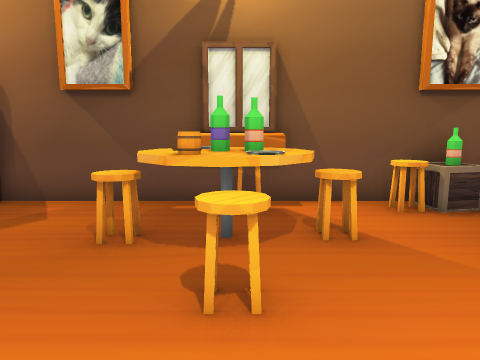
[1] (above)

17 first-person views from a walk through a Godot game level. The camera is 1.2 m above the floor, tilts 8° down and sees 70° across. The floor is counted in squares, 0.75 m on a side. Each view is taken from the middle of a square. On the plan, view 1 faces up. The plan holds only what a view shows up to about 16 squares ahead; the rest is blank. Characters and animated objects are not drawn. Some surface patterns are stand-ins.

[2]
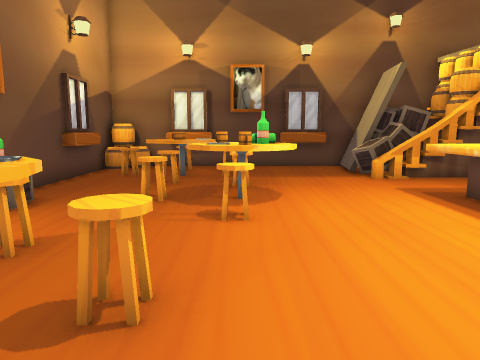

[3]
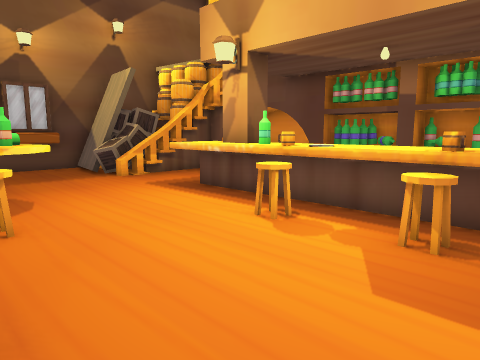

[4]
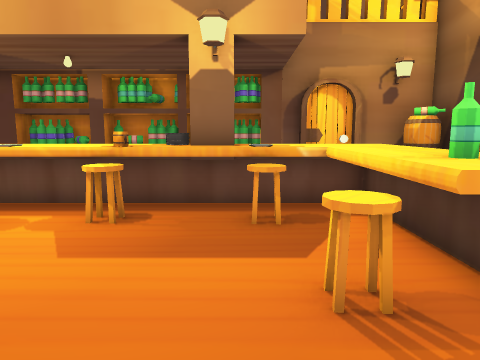

[5]
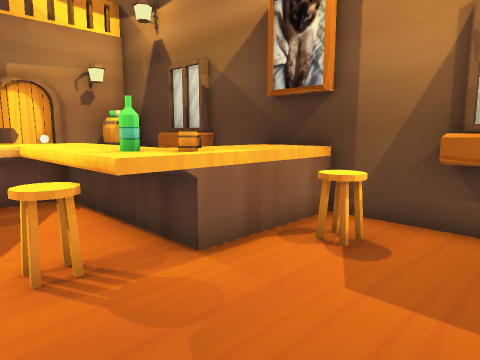

[6]
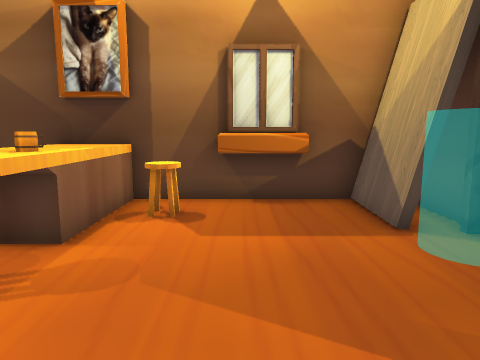

[7]
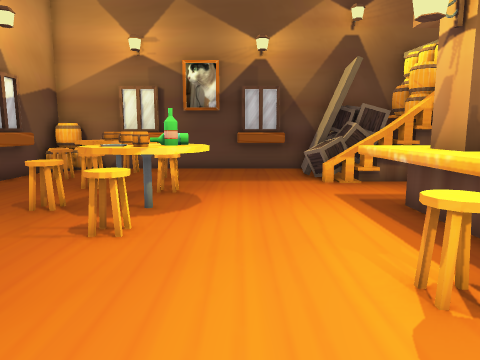

[8]
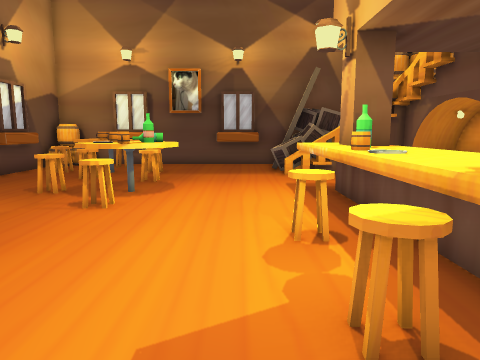

[9]
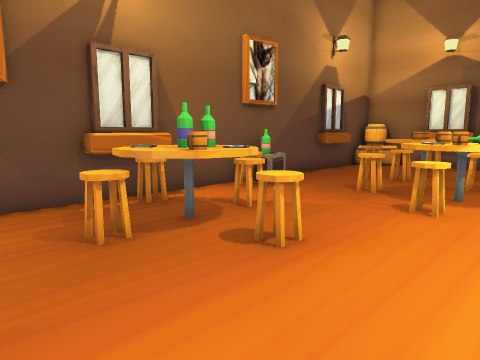

[10]
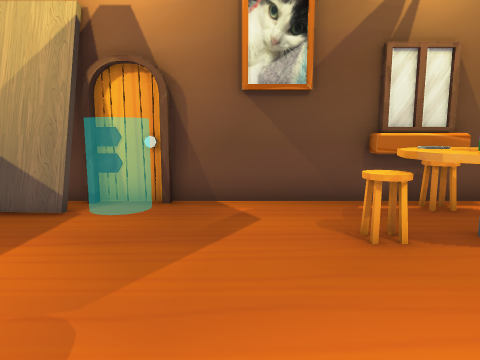

[11]
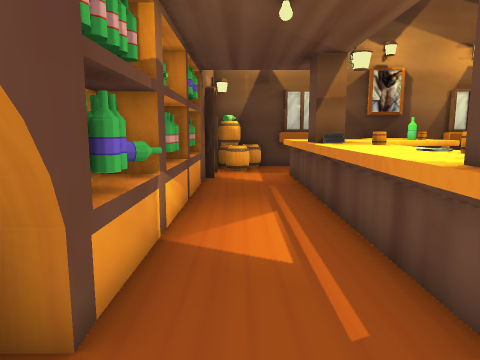

[12]
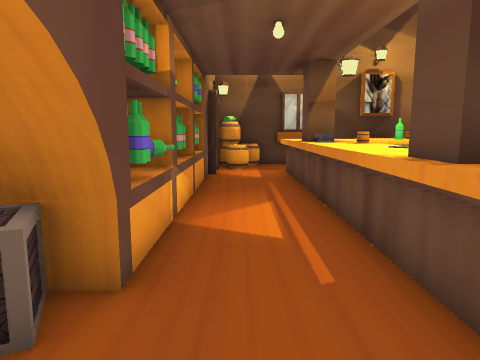

[13]
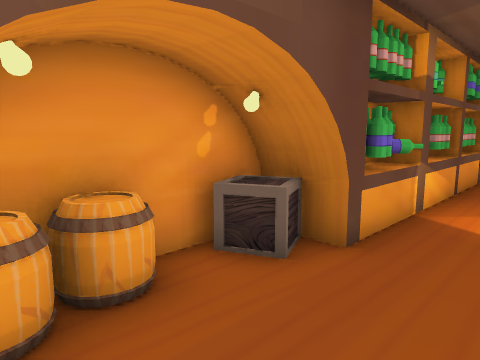

[14]
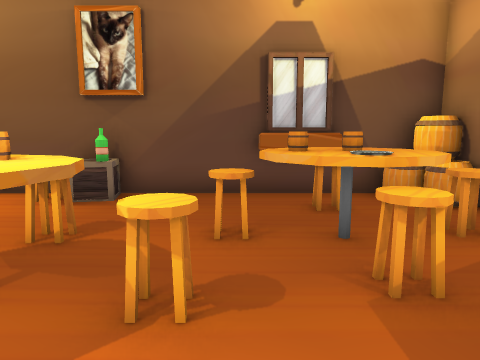

[15]
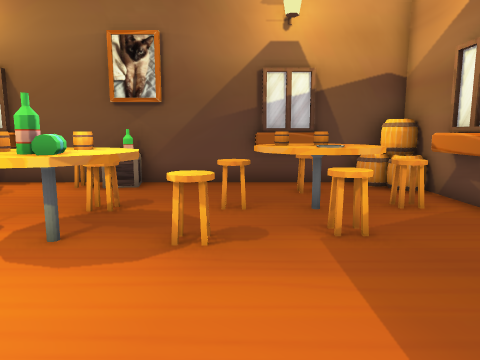

[16]
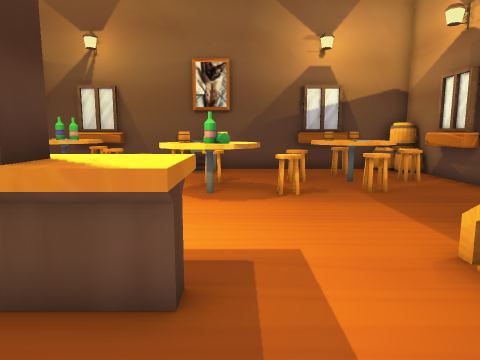

[17]
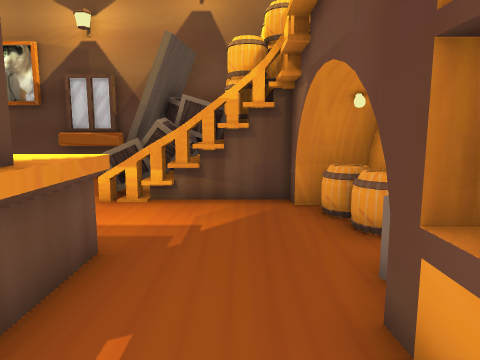

### Floor plan
Key: @ floor where view 1 was taken; # wall or solid block; . floor; D closed door; ^ raised ledge; B bench; A box; T table; R barrel; O other object.
Columns run from 10 left of view 1 to 13 right of it. Each row starts with its distance up from view 1.
  8  ##DD##################O
  7 ###.......B..BBA......RR
  6 #........TTT........B..#
  5 #.......BTTBB......TT..#
  4 #........TT....B..BTTBB#
  3 #B........B....TT..TB..#
  2 #B...........BBTTB..B..#
  1 #^^O^B.........TT......#
  0 #^^^O.....@............#
 -1 #  ^^..................#
 -2 #  ^^BB.BB.B........A..#
 -3 #  ^^^O#O^^OO^^^...^A###
 -4 #..^^^#OO^^^^##^...^AOAO
 -5 #..................^AAO#
 -6 RRR................#RR##
 -7 #R#DD##########...###
 -8              ##ARR##
 -9               ######

Where each view was taken, in squares from view 1:
view 1: 0 up, 0 right, facing up
view 2: 2 up, 3 left, facing right
view 3: 3 up, 3 left, facing down-right
view 4: 4 up, 4 left, facing down
view 5: 5 up, 4 left, facing down-left
view 6: 4 up, 2 left, facing left
view 7: 0 up, 2 left, facing right
view 8: 1 down, 4 left, facing right
view 9: 0 up, 4 left, facing up-right
view 10: 0 up, 4 left, facing up
view 11: 6 down, 6 right, facing left
view 12: 6 down, 7 right, facing left
view 13: 5 down, 8 right, facing down-left
view 14: 1 down, 8 right, facing up
view 15: 3 down, 8 right, facing up
view 16: 7 down, 6 right, facing up
view 17: 6 down, 1 right, facing right
